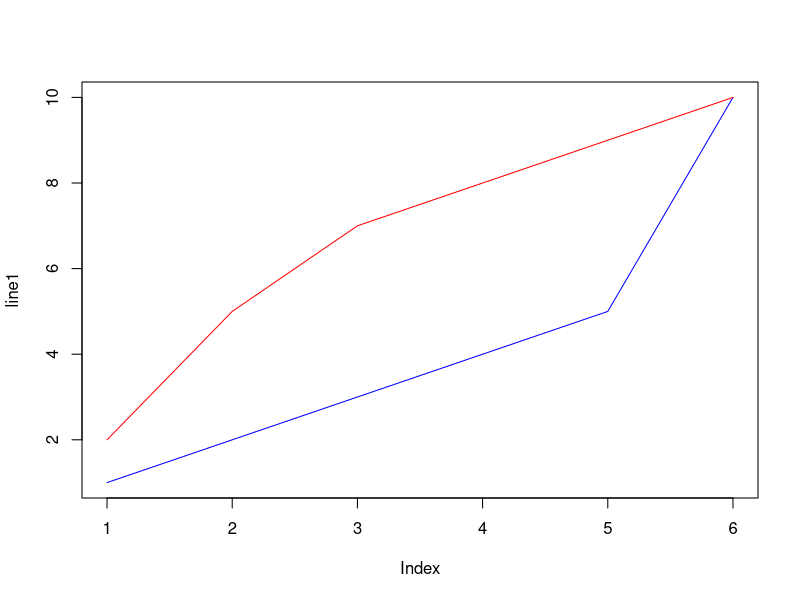

Write the R code that produced this figure.
line1 <- c(1,2,3,4,5,10)
line2 <- c(2,5,7,8,9,10)

plot(line1, type ="l", col = "blue")
lines(line2, type="l", col = "red")
